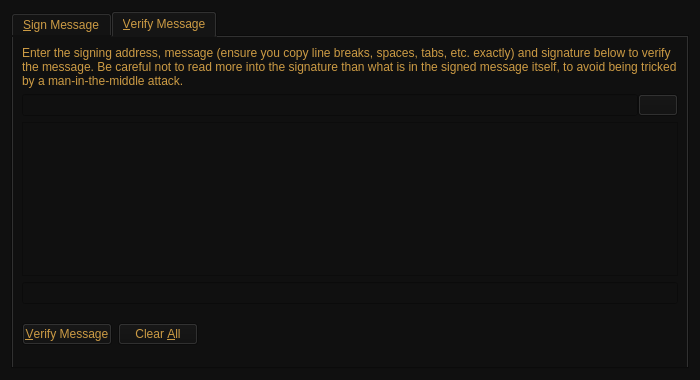
<?xml version="1.0" encoding="UTF-8"?>
<ui version="4.0">
 <class>SignVerifyMessageDialog</class>
 <widget class="QDialog" name="SignVerifyMessageDialog">
  <property name="geometry">
   <rect>
    <x>0</x>
    <y>0</y>
    <width>700</width>
    <height>380</height>
   </rect>
  </property>
  <property name="windowTitle">
   <string>Signatures - Sign / Verify a Message</string>
  </property>
  <property name="styleSheet">
   <string notr="true">color: rgb(204, 155, 68);
background-color: rgb(16, 16, 16);</string>
  </property>
  <property name="modal">
   <bool>true</bool>
  </property>
  <layout class="QVBoxLayout" name="verticalLayout">
   <item>
    <widget class="QTabWidget" name="tabWidget">
     <property name="currentIndex">
      <number>1</number>
     </property>
     <widget class="QWidget" name="tabSignMessage">
      <attribute name="title">
       <string>&amp;Sign Message</string>
      </attribute>
      <layout class="QVBoxLayout" name="verticalLayout_SM">
       <item>
        <widget class="QLabel" name="infoLabel_SM">
         <property name="text">
          <string>You can sign messages with your addresses to prove you own them. Be careful not to sign anything vague, as phishing attacks may try to trick you into signing your identity over to them. Only sign fully-detailed statements you agree to.</string>
         </property>
         <property name="textFormat">
          <enum>Qt::PlainText</enum>
         </property>
         <property name="wordWrap">
          <bool>true</bool>
         </property>
        </widget>
       </item>
       <item>
        <layout class="QHBoxLayout" name="horizontalLayout_1_SM">
         <property name="spacing">
          <number>0</number>
         </property>
         <item>
          <widget class="QValidatedLineEdit" name="addressIn_SM">
           <property name="toolTip">
            <string>The address to sign the message with (e.g. RYkuzHsrEvv6yVtXvuBHvdp6TZzRsv42Pr)</string>
           </property>
           <property name="maxLength">
            <number>34</number>
           </property>
          </widget>
         </item>
         <item>
          <widget class="QPushButton" name="addressBookButton_SM">
           <property name="toolTip">
            <string>Choose an address from the address book</string>
           </property>
           <property name="text">
            <string/>
           </property>
           <property name="icon">
            <iconset resource="../bitcoin.qrc">
             <normaloff>:/icons/address-book</normaloff>:/icons/address-book</iconset>
           </property>
           <property name="shortcut">
            <string>Alt+A</string>
           </property>
           <property name="autoDefault">
            <bool>false</bool>
           </property>
          </widget>
         </item>
         <item>
          <widget class="QPushButton" name="pasteButton_SM">
           <property name="toolTip">
            <string>Paste address from clipboard</string>
           </property>
           <property name="text">
            <string/>
           </property>
           <property name="icon">
            <iconset resource="../bitcoin.qrc">
             <normaloff>:/icons/editpaste</normaloff>:/icons/editpaste</iconset>
           </property>
           <property name="shortcut">
            <string>Alt+P</string>
           </property>
           <property name="autoDefault">
            <bool>false</bool>
           </property>
          </widget>
         </item>
        </layout>
       </item>
       <item>
        <widget class="QPlainTextEdit" name="messageIn_SM">
         <property name="toolTip">
          <string>Enter the message you want to sign here</string>
         </property>
        </widget>
       </item>
       <item>
        <layout class="QHBoxLayout" name="horizontalLayout_2_SM">
         <property name="spacing">
          <number>0</number>
         </property>
         <item>
          <widget class="QLineEdit" name="signatureOut_SM">
           <property name="font">
            <font>
             <italic>true</italic>
            </font>
           </property>
           <property name="readOnly">
            <bool>true</bool>
           </property>
          </widget>
         </item>
         <item>
          <widget class="QPushButton" name="copySignatureButton_SM">
           <property name="toolTip">
            <string>Copy the current signature to the system clipboard</string>
           </property>
           <property name="text">
            <string/>
           </property>
           <property name="icon">
            <iconset resource="../bitcoin.qrc">
             <normaloff>:/icons/editcopy</normaloff>:/icons/editcopy</iconset>
           </property>
           <property name="autoDefault">
            <bool>false</bool>
           </property>
          </widget>
         </item>
        </layout>
       </item>
       <item>
        <layout class="QHBoxLayout" name="horizontalLayout_3_SM">
         <item>
          <widget class="QPushButton" name="signMessageButton_SM">
           <property name="toolTip">
            <string>Sign the message to prove you own this RuBiX address</string>
           </property>
           <property name="text">
            <string>&amp;Sign Message</string>
           </property>
           <property name="icon">
            <iconset resource="../bitcoin.qrc">
             <normaloff>:/icons/edit</normaloff>:/icons/edit</iconset>
           </property>
           <property name="autoDefault">
            <bool>false</bool>
           </property>
          </widget>
         </item>
         <item>
          <widget class="QPushButton" name="clearButton_SM">
           <property name="toolTip">
            <string>Reset all sign message fields</string>
           </property>
           <property name="text">
            <string>Clear &amp;All</string>
           </property>
           <property name="icon">
            <iconset resource="../bitcoin.qrc">
             <normaloff>:/icons/remove</normaloff>:/icons/remove</iconset>
           </property>
           <property name="autoDefault">
            <bool>false</bool>
           </property>
          </widget>
         </item>
         <item>
          <spacer name="horizontalSpacer_1_SM">
           <property name="orientation">
            <enum>Qt::Horizontal</enum>
           </property>
           <property name="sizeHint" stdset="0">
            <size>
             <width>40</width>
             <height>48</height>
            </size>
           </property>
          </spacer>
         </item>
         <item>
          <widget class="QLabel" name="statusLabel_SM">
           <property name="font">
            <font>
             <weight>75</weight>
             <bold>true</bold>
            </font>
           </property>
           <property name="text">
            <string/>
           </property>
           <property name="wordWrap">
            <bool>true</bool>
           </property>
          </widget>
         </item>
         <item>
          <spacer name="horizontalSpacer_2_SM">
           <property name="orientation">
            <enum>Qt::Horizontal</enum>
           </property>
           <property name="sizeHint" stdset="0">
            <size>
             <width>40</width>
             <height>48</height>
            </size>
           </property>
          </spacer>
         </item>
        </layout>
       </item>
      </layout>
     </widget>
     <widget class="QWidget" name="tabVerifyMessage">
      <attribute name="title">
       <string>&amp;Verify Message</string>
      </attribute>
      <layout class="QVBoxLayout" name="verticalLayout_VM">
       <item>
        <widget class="QLabel" name="infoLabel_VM">
         <property name="text">
          <string>Enter the signing address, message (ensure you copy line breaks, spaces, tabs, etc. exactly) and signature below to verify the message. Be careful not to read more into the signature than what is in the signed message itself, to avoid being tricked by a man-in-the-middle attack.</string>
         </property>
         <property name="textFormat">
          <enum>Qt::PlainText</enum>
         </property>
         <property name="alignment">
          <set>Qt::AlignLeading|Qt::AlignLeft|Qt::AlignTop</set>
         </property>
         <property name="wordWrap">
          <bool>true</bool>
         </property>
        </widget>
       </item>
       <item>
        <layout class="QHBoxLayout" name="horizontalLayout_1_VM">
         <property name="spacing">
          <number>0</number>
         </property>
         <item>
          <widget class="QValidatedLineEdit" name="addressIn_VM">
           <property name="toolTip">
            <string>The address the message was signed with (e.g. RYkuzHsrEvv6yVtXvuBHvdp6TZzRsv42Pr)</string>
           </property>
           <property name="maxLength">
            <number>34</number>
           </property>
          </widget>
         </item>
         <item>
          <widget class="QPushButton" name="addressBookButton_VM">
           <property name="toolTip">
            <string>Choose an address from the address book</string>
           </property>
           <property name="text">
            <string/>
           </property>
           <property name="icon">
            <iconset resource="../bitcoin.qrc">
             <normaloff>:/icons/address-book</normaloff>:/icons/address-book</iconset>
           </property>
           <property name="shortcut">
            <string>Alt+A</string>
           </property>
           <property name="autoDefault">
            <bool>false</bool>
           </property>
          </widget>
         </item>
        </layout>
       </item>
       <item>
        <widget class="QPlainTextEdit" name="messageIn_VM"/>
       </item>
       <item>
        <widget class="QValidatedLineEdit" name="signatureIn_VM"/>
       </item>
       <item>
        <layout class="QHBoxLayout" name="horizontalLayout_2_VM">
         <item>
          <widget class="QPushButton" name="verifyMessageButton_VM">
           <property name="toolTip">
            <string>Verify the message to ensure it was signed with the specified RuBiX address</string>
           </property>
           <property name="text">
            <string>&amp;Verify Message</string>
           </property>
           <property name="icon">
            <iconset resource="../bitcoin.qrc">
             <normaloff>:/icons/transaction_0</normaloff>:/icons/transaction_0</iconset>
           </property>
           <property name="autoDefault">
            <bool>false</bool>
           </property>
          </widget>
         </item>
         <item>
          <widget class="QPushButton" name="clearButton_VM">
           <property name="toolTip">
            <string>Reset all verify message fields</string>
           </property>
           <property name="text">
            <string>Clear &amp;All</string>
           </property>
           <property name="icon">
            <iconset resource="../bitcoin.qrc">
             <normaloff>:/icons/remove</normaloff>:/icons/remove</iconset>
           </property>
           <property name="autoDefault">
            <bool>false</bool>
           </property>
          </widget>
         </item>
         <item>
          <spacer name="horizontalSpacer_1_VM">
           <property name="orientation">
            <enum>Qt::Horizontal</enum>
           </property>
           <property name="sizeHint" stdset="0">
            <size>
             <width>40</width>
             <height>48</height>
            </size>
           </property>
          </spacer>
         </item>
         <item>
          <widget class="QLabel" name="statusLabel_VM">
           <property name="font">
            <font>
             <weight>75</weight>
             <bold>true</bold>
            </font>
           </property>
           <property name="text">
            <string/>
           </property>
           <property name="wordWrap">
            <bool>true</bool>
           </property>
          </widget>
         </item>
         <item>
          <spacer name="horizontalSpacer_2_VM">
           <property name="orientation">
            <enum>Qt::Horizontal</enum>
           </property>
           <property name="sizeHint" stdset="0">
            <size>
             <width>40</width>
             <height>48</height>
            </size>
           </property>
          </spacer>
         </item>
        </layout>
       </item>
      </layout>
     </widget>
    </widget>
   </item>
  </layout>
 </widget>
 <customwidgets>
  <customwidget>
   <class>QValidatedLineEdit</class>
   <extends>QLineEdit</extends>
   <header>qvalidatedlineedit.h</header>
  </customwidget>
 </customwidgets>
 <resources>
  <include location="../bitcoin.qrc"/>
 </resources>
 <connections/>
</ui>
